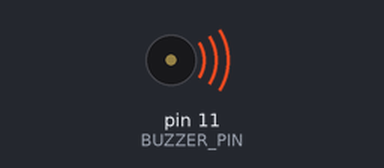
Bench run of a sketch on a simulated Arduino Uno, built with avr-gcc and run on an emulated ATmega328P. Parts: buzzer (waves = sounding). What the sketch prints to the serial monitor is not drawn.

Above: at 0.5 s.
Timing chart, 0 to 4.6 s (numbered marks = the images above):
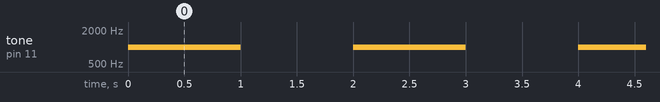

The sketch:

pong_revolution.ino
```cpp
#define BUZZER_PIN 11

void setup() {
  // Initializeaza pinul buzzer-ului ca iesire
  //pinMode(BUZZER_PIN, OUTPUT);
  // Porneste comunicarea seriala pentru debug
  Serial.begin(9600);
  Serial.println("Pornire test buzzer...");
}

void loop() {
  // Genereaza un ton continuu de 1000 Hz
  Serial.println("Pornire buzzer - frecventa 1000 Hz");
  tone(BUZZER_PIN, 1000); // 1000 Hz
  delay(1000); // Asteapta 1 secunda

  // Opreste tonul pentru 1 secunda
  Serial.println("Oprire buzzer");
  noTone(BUZZER_PIN);
  delay(1000); // Asteapta 1 secunda

  // Repeta ciclul
}
```

Measured:
- by itself, tone on pin 11 (BUZZER_PIN): alternates 1000 Hz for 1.0 s and silent for 1.0 s
